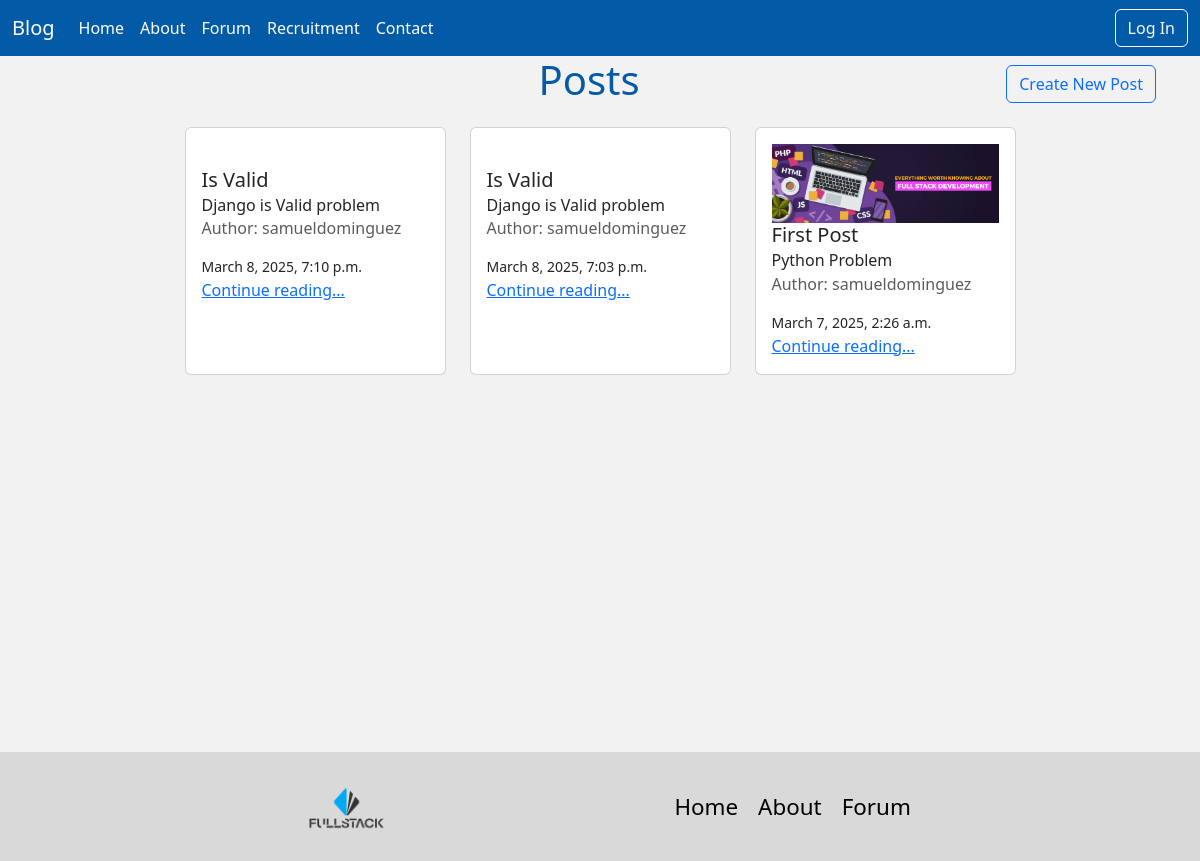
/posts/, run on the app's committed database.
### posts/models.py (models this page shows, shortened)
class Post(models.Model):
    title=models.CharField(max_length=128)
    subtitle=models.CharField(max_length=256)
    author=models.ForeignKey(
        get_user_model(),
        on_delete=models.CASCADE
    )
    body=models.TextField()
    image=models.ImageField(upload_to="upload/", blank=True, null=True)
    created_on=models.DateTimeField(auto_now_add=True)
    status=models.ForeignKey(
        Status,
        null=True,
        default=None,
        on_delete=models.CASCADE
    )

### posts/views.py (the view)
# urls.py: path('', PostListView.as_view(), name="post_list"),
class PostListView(ListView):
    template_name="posts/list.html"
    model=Post
    def get_context_data(self, **kwargs):
        context=super().get_context_data(**kwargs)
        all_posts=Post.objects.all()
        context["post_list"]=all_posts.order_by("created_on").reverse()
        return context

### templates/posts/list.html (shortened to what this page needs)
{% extends 'base.html' %}
{% load static %}
{% block css %}
    <link rel="stylesheet" href="{% static 'css/post_list.css' %}">
{% endblock %}
{% block content %}
<div class="post-list">
    <div class="header">
        <h1>Posts</h1>
        <a class="btn btn-outline-primary" href="{% url 'post_create' %}">Create New Post</a>
    </div>
    <div class="container">
        <div class="row" style="display: flex; justify-content: center;">
            {% for item in post_list %}
            <div class="col-md-3 col-sm-6" style="display: flex; justify-content: center;">
                <div class="card" style="width: 18rem; margin-top: 15px;">
                    <div class="card-body">
                        {% if item.image %}
                        <img style="max-width: 100%;" src="{{ item.image.url }}" alt="">
                        {% else %}
                        <img style="max-width: 100%;" src="{% static 'images/default.jpg' %}" alt="">
                        {% endif %}
                        <h5 class="card-title">{{item.title}}</h5>
                        <h6 class="card-subtitle mb-2 text-body-secondarydy">{{item.subtitle}}</h6>
                        <h6 class="card-subtitle mb-2 text-body-secondary">Author: {{item.author}}</h6>
                        <small>{{item.created_on}}</small><br/>
                        <a href="{% url 'post_detail' item.id %}" class="card-link">Continue reading...</a>
                    </div>
                </div>
            </div>
            {% endfor %}
        </div>
    </div>
</div>
{% endblock %}

### static/css/base.css (style rules this page uses)
:root { --primary-color:#035AA6; --secondary-color:#023059; --neutral-color:#F2F2F2; --background-color:#2173A6; --surface-color:#4AB0D9; --best-color: darkcyan; --lobster-font:"Playfair Display", "serif"; --sans-font:"", ""; }
html, body { padding: 0; margin: 0; min-height: 100dvh; }
body { background-color: #F2F2F2; }

### static/css/post_list.css (style rules this page uses)
.post-list .header { display: flex; align-items: center; }
.post-list .header h1 { flex: 1; text-align: center; color: var(--primary-color); margin-left: 160px; }
.post-list .header a { margin-right: 2rem; }
.post-list img { width: 100%; }
.post-list .card { width: 18rem; margin-top: 15px; }

### data on the page
Post: title "Is Valid", subtitle "Django is Valid problem", author "samueldominguez", created_on "March 8, 2025, 7:10 p.m."
Post: title "Is Valid", subtitle "Django is Valid problem", author "samueldominguez", created_on "March 8, 2025, 7:03 p.m."
Post: image (picture), title "First Post", subtitle "Python Problem", author "samueldominguez", created_on "March 7, 2025, 2:26 a.m."
